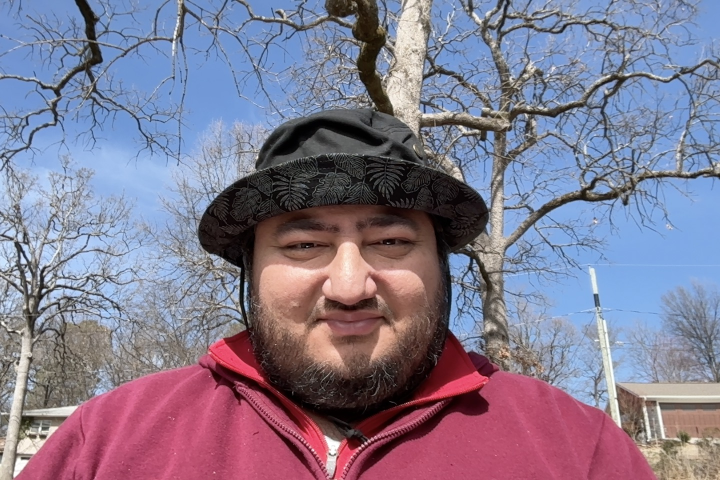
#> input picture images/original.jpg, 1440 x 960 px (shown at 1/2 size)
$ python benchmark.py
#> lines starting #> are read from the running program, lines starting #| are printed output that depends on the picture
### src/imagepro.py
# import required libraries
import os
import numpy as np
import cv2
import matplotlib.pyplot as plt
from skimage.metrics import structural_similarity as ssim # Learn the details for "Structural Similarity Index (SSIM)"


# load image to RAM and convert it to a numpy array
def load(image_path):
    image = cv2.imread(image_path)
    image_rgb = image[..., ::-1]
    return image_rgb

def save(image, save_path):
    cv2.imwrite(save_path, image)

# [10 lines left out: functions display_w_matplotlib, display_w_opencv, not called in this run]

def plot_centroids(kmeans, show=False, save_path=None):
    # Create a visualization of the color palette (centroids)
    colors = kmeans.cluster_centers_.astype(np.uint8)  # Keep as 0-255 for display

    # Calculate grid dimensions dynamically based on number of colors
    grid_size = int(np.ceil(np.sqrt(kmeans.n_clusters)))

    # Create figure
    fig, ax = plt.subplots(figsize=(8, 6))
    plt.title(f'Color Palette ({kmeans.n_clusters} colors)')

    # Remove axes
    ax.set_xticks([])
    ax.set_yticks([])
    ax.set_aspect('equal')
    ax.set_xlim(0, grid_size)
    ax.set_ylim(0, grid_size)

    # Parameters for squares
    gap = 0.1  # space between squares
    size = 1 - gap  # size of each square

    # Plot each color as a square
    for i, color in enumerate(colors):
        row = i // grid_size
        col = i % grid_size

        # Calculate position (y is inverted in matplotlib)
        x = col + gap / 2
        y = grid_size - row - 1 + gap / 2

        # Normalized color for matplotlib
        rgb_norm = color / 255.0

        # Add colored rectangle
        rect = plt.Rectangle((x, y), size, size, color=rgb_norm)
        ax.add_patch(rect)

        # # Add RGB text
        # rgb_text = f"R:{color[0]}\nG:{color[1]}\nB:{color[2]}"
        # ax.text(x + size/2, y + size/2, rgb_text,
        #         ha='center', va='center', fontsize=8)

    # Add empty squares if needed to complete the grid
    for i in range(len(colors), grid_size * grid_size):
        row = i // grid_size
        col = i % grid_size
        x = col + gap / 2
        y = grid_size - row - 1 + gap / 2
        rect = plt.Rectangle((x, y), size, size,
                             edgecolor='gray', facecolor='none', linestyle='dashed')
        ax.add_patch(rect)

    plt.tight_layout()

    if save_path:
        plt.savefig(save_path, dpi=300)

    if show:
        plt.show()
    else:
        # Close the plot to free up memory
        plt.close()

def get_pixels(image, optimized=True):
    pixels=image.reshape(-1, 3)
    pixels = pixels.astype(np.float32) / 255.0

    # Optional downsampling for performance
    if optimized and len(pixels) > 25000:
        rng = np.random.default_rng(0)
        indices = rng.choice(len(pixels), size=25000, replace=False)
        pixels = pixels[indices]
    return pixels

def plot_pixels_rgb_3d(pixels, show=False, save_path=None):
    """
    Plot pixels of an image in 3D RGB space.

    Args:
        image (np.ndarray): Image array in shape (H, W, 3), RGB format, dtype uint8 or float32.
        sample_size (int): Maximum number of pixels to plot for performance.
    """

    fig = plt.figure(figsize=(8, 8))
    ax = fig.add_subplot(111, projection='3d')
    R, G, B = pixels[:, 0], pixels[:, 1], pixels[:, 2]

    ax.scatter(R, G, B, color=pixels, marker='.', s=2, alpha=0.6)
    ax.set_xlabel('Red')
    ax.set_ylabel('Green')
    ax.set_zlabel('Blue')
    ax.set_title('Pixels in RGB Color Space')
    ax.set_xlim(0, 1)
    ax.set_ylim(0, 1)
    ax.set_zlim(0, 1)

    plt.tight_layout()
    if save_path:
        plt.savefig(save_path, dpi=300)
    if show:
        plt.show()
    else:
        plt.close()

def plot_pixels_rgb_2d(pixels, show=False, save_path=None, optimized=True):
    """
    Plot pixels of an image in 2D RGB space.

    Args:
        image (np.ndarray): Image array in shape (H, W, 3), RGB format, dtype uint8 or float32.
        sample_size (int): Maximum number of pixels to plot for performance.
    """

    fig, ax = plt.subplots(figsize=(8, 8))
    R, G, B = pixels[:, 0], pixels[:, 1], pixels[:, 2]

    ax.scatter(R, G, color=pixels, marker='.', s=2, alpha=0.6)
    ax.set_xlabel('Red')
    ax.set_ylabel('Green')
    ax.set_title('Pixels in RGB Color Space')
    ax.set_xlim(0, 1)
    ax.set_ylim(0, 1)

    plt.tight_layout()
    if save_path:
        plt.savefig(save_path, dpi=300)
    if show:
        plt.show()
    else:
        plt.close()

def calculate_psnr(original, compressed):
    assert original.shape == compressed.shape, "Images must have the same dimensions"
    mse = np.mean((original.astype(np.float32) - compressed.astype(np.float32)) ** 2)
    if mse == 0:
        return float('inf')
    max_pixel = 255.0
    psnr = 10 * np.log10((max_pixel ** 2) / mse)
    return psnr

def calculate_ssim(original, compressed):
    """
    Calculate SSIM between two RGB images.
    Both images must be uint8 and have the same shape.
    """
    assert original.shape == compressed.shape, "Images must have the same dimensions"

    # SSIM expects grayscale or single-channel comparison per call
    ssim_total = 0.0
    for i in range(3):  # R, G, B
        channel_ssim = ssim(original[..., i], compressed[..., i], data_range=255)
        ssim_total += channel_ssim

    return ssim_total / 3.0

def calculate_compression_ratio(original_image_path, compressed_image_path):
    # print(f"[INFO] Calculating compression ratio for {original_image_path} and {compressed_image_path}...]")
    try:
        # Get original image size
        original_size = os.path.getsize(original_image_path)

        # Get compressed image size
        compressed_size = os.path.getsize(compressed_image_path)

        # Calculate compression ratio
        if compressed_size > 0:
            compression_ratio = original_size / compressed_size
            return compression_ratio
        else:
            print(f"Error: Compressed image size is zero for {compressed_image_path}")
            return None

    except FileNotFoundError:
        print(f"Error: Image file not found at {original_image_path}")
        return None
    except Exception as e:
        print(f"An error occurred: {e}")
        return None

### kmeans/img_compression_kmeans_w_sklearn.py
# import required library
import os, sys
import numpy as np
from sklearn.cluster import KMeans

# Add the parent directory to sys.path
sys.path.append(os.path.dirname(os.path.dirname(os.path.abspath(__file__))))


def apply_kmeans(image, n_clusters):
    # check if the image in a structure where we can process
    if len(image.shape) != 3:
        print("Image is not in the expected format. Expected shape is (height, width, 3)")
        return None

    # convert image to (height*width, 3)
    pixels = image.reshape(-1, 3)
    # apply kmeans
    kmeans = KMeans(n_clusters=n_clusters, random_state=1453).fit(pixels)
    # get the labels
    labels = kmeans.labels_
    # get the centroids
    centroids = kmeans.cluster_centers_
    # convert the centroids to uint8
    centroids = centroids.astype(np.uint8)

    # Apply kmeans to the original image
    pixels_transformed = kmeans.transform(pixels)
    pixels_predicted = kmeans.predict(pixels)
    image_compressed = kmeans.cluster_centers_[pixels_predicted]
    image_quantized = image_compressed.reshape(image.shape).astype(np.uint8)
    return image_quantized, kmeans

### benchmark.py
# import required libraries
import os, sys
import time
import matplotlib.pyplot as plt

# Add the parent directory to sys.path
sys.path.append(os.path.dirname(os.path.dirname(os.path.abspath(__file__))))

from src.imagepro import (
    load, save,
    display_w_matplotlib,
    plot_centroids,
    get_pixels,
    plot_pixels_rgb_2d,
    plot_pixels_rgb_3d,
    calculate_psnr,
    calculate_ssim,
    calculate_compression_ratio
)
from kmeans.img_compression_kmeans_w_sklearn import apply_kmeans

# load original image
original_image_path = "images/original.jpg"
original_image_name, original_image_file_ext = original_image_path.split("/")[-1].split(".")

original_image = load(original_image_path)
#> in load, image is the input picture: shape (960, 1440, 3); mean B, G, R 143.5, 121.6, 130.4

# load cartoon image
cartoon_image_path = "images/cartoon.png"
cartoon_image_name, cartoon_image_file_ext = cartoon_image_path.split("/")[-1].split(".")

cartoon_image = load(cartoon_image_path)
#> call 2 of load, with image_path = 'images/cartoon.png'
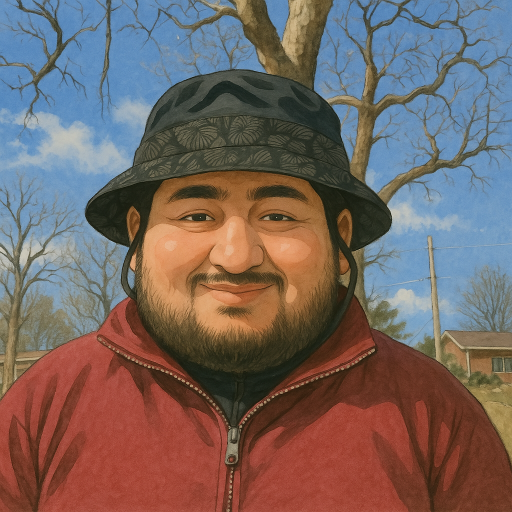
#> input picture images/cartoon.png, 1024 x 1024 px (shown at 1/2 size)
#> in load, image is the input picture: shape (1024, 1024, 3); mean B, G, R 97.4, 101.1, 116.8

# display both images side-by-side
# _, axs = plt.subplots(1, 2, figsize=(10, 5))
# axs[0].imshow(original_image)
# axs[0].set_title("Original Image")
# axs[1].imshow(cartoon_image)
# axs[1].set_title("Cartoon Image")
# # plt.show()

# apply kmeans to original image
time_start = time.time()
original_image_compressed, kmeans_original = apply_kmeans(original_image, 16)
#> in apply_kmeans, `centroids = kmeans.cluster_centers_`: centroids = 16 rows, first 8: [210.1, 181.4, 168.5], [133.4, 118.5, 111.4], [57.85, 32.74, 32.97], [137, 171.8, 223.8], [205.9, 92.89, 124.4], [72.21, 65.77, 66.25], [163.4, 144.9, 136.8], [122.9, 76.06, 72.22]
#> in apply_kmeans, `centroids = centroids.astype(np.uint8)`: centroids = 16 rows, first 8: [210, 181, 168], [133, 118, 111], [57, 32, 32], [137, 171, 223], [205, 92, 124], [72, 65, 66], [163, 144, 136], [122, 76, 72]
#> in apply_kmeans, `image_quantized = image_compressed.reshape(image.shape).astype(np.uint8)`:
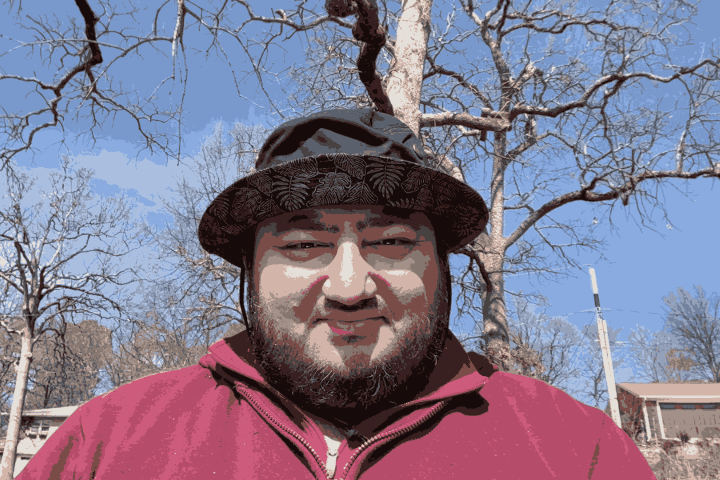
#> image_quantized: shape (960, 1440, 3) (shown at 1/2 size); mean R, G, B 129.9, 121.1, 142.9
original_image_compression_time = time.time() - time_start

# apply kmeans to cartoon image
time_start = time.time()
cartoon_image_compressed, kmeans_cartoon = apply_kmeans(cartoon_image, 16)
#> in apply_kmeans (call 2), `centroids = kmeans.cluster_centers_`: centroids = 16 rows, first 8: [135.8, 98.14, 57.27], [99.13, 141.1, 183.8], [85.27, 46.32, 27], [214.7, 155.5, 108.1], [114.7, 134.6, 148.8], [121, 156, 187.6], [168.8, 77.42, 62.25], [89.36, 86.76, 67.1]
#> in apply_kmeans (call 2), `centroids = centroids.astype(np.uint8)`: centroids = 16 rows, first 8: [135, 98, 57], [99, 141, 183], [85, 46, 27], [214, 155, 108], [114, 134, 148], [121, 156, 187], [168, 77, 62], [89, 86, 67]
cartoon_image_compression_time = time.time() - time_start

# display compressed images side-by-side
# _, axs = plt.subplots(1, 2, figsize=(10, 5))
# axs[0].imshow(original_image_compressed)
# axs[0].set_title("Original Image Compressed")
# axs[1].imshow(cartoon_image_compressed)
# axs[1].set_title("Cartoon Image Compressed")
# plt.show()

# save compressed images
original_image_compressed_path = f"output/kmeans_sklearn_compressed_{original_image_name}.{original_image_file_ext}"
cartoon_image_compressed_path = f"output/kmeans_sklearn_compressed_{cartoon_image_name}.{cartoon_image_file_ext}"
save(original_image_compressed[:, :, ::-1], original_image_compressed_path)
save(cartoon_image_compressed[:, :, ::-1], cartoon_image_compressed_path)

# display centroids colors for original image
plot_centroids(kmeans_original, show=False, save_path="output/kmeans_sklearn_original_centroids.png")
#> in plot_centroids, `plt.savefig(save_path, dpi=300)`:
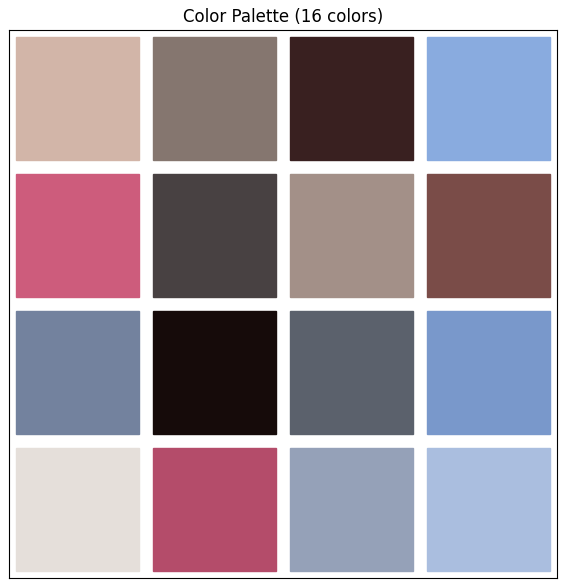
#> figure drawn by matplotlib, 1 panel

# display centroids colors for cartoon image
plot_centroids(kmeans_cartoon, show=False, save_path="output/kmeans_sklearn_cartoon_centroids.png")
#> call 2 of plot_centroids, with show = False
#> in plot_centroids (call 2), `plt.savefig(save_path, dpi=300)`:
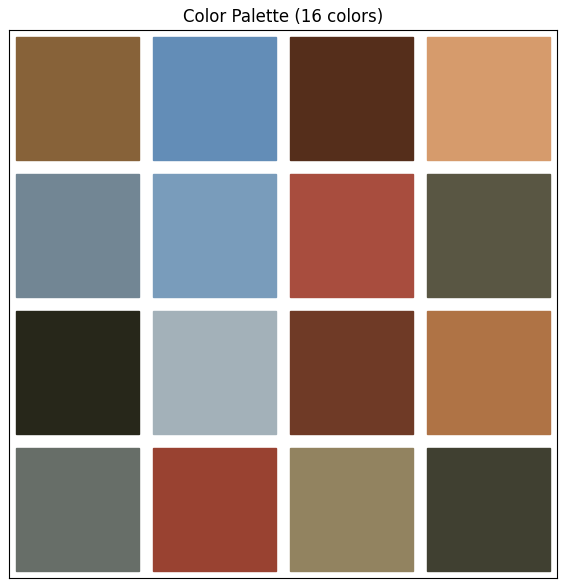
#> figure drawn by matplotlib, 1 panel

# display 2D pixel values for original image
plot_pixels_rgb_2d(get_pixels(original_image, optimized=True),
                   show=False, save_path="output/kmeans_sklearn_original_pixels_2d.png")

# display 2D pixel values for cartoon image
plot_pixels_rgb_2d(get_pixels(cartoon_image, optimized=True),
                   show=False, save_path="output/kmeans_sklearn_cartoon_pixels_2d.png")
#> call 2 of plot_pixels_rgb_2d, with pixels = array of shape (25000, 3), show = False, optimized = True
#> in plot_pixels_rgb_2d (call 2), `plt.savefig(save_path, dpi=300)`:
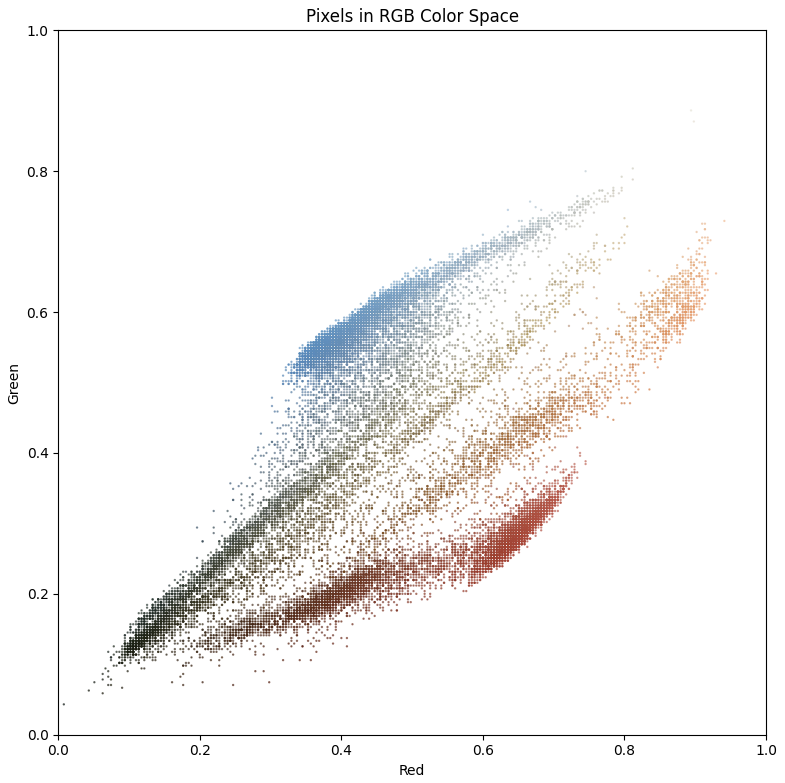
#> figure drawn by matplotlib, 1 panel

# display 3D pixel values for original image
plot_pixels_rgb_3d(get_pixels(original_image, optimized=True),
                   show=False, save_path="output/kmeans_sklearn_original_pixels_3d.png")
#> in plot_pixels_rgb_3d, `plt.savefig(save_path, dpi=300)`:
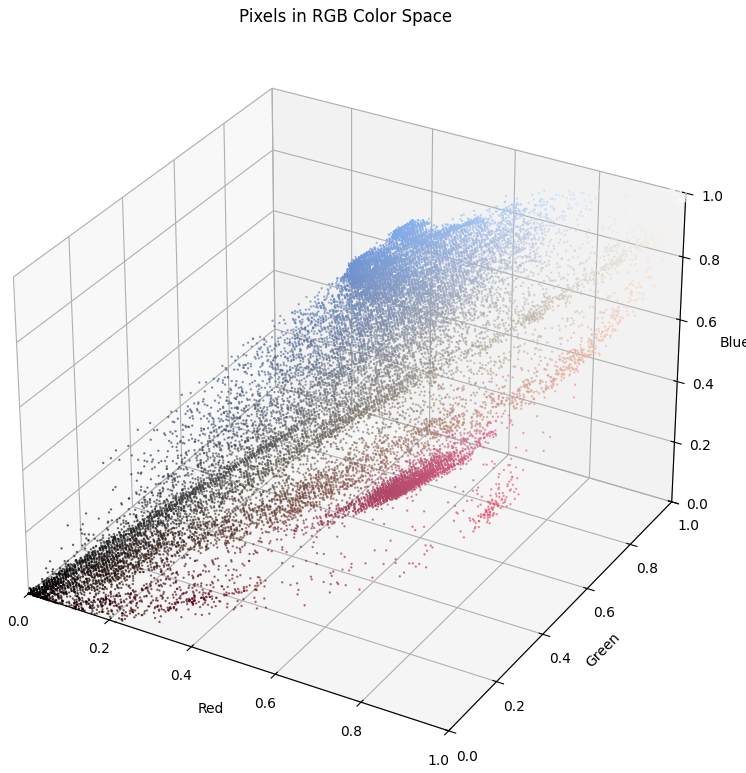
#> figure drawn by matplotlib, 1 panel

# display 3D pixel values for cartoon image
plot_pixels_rgb_3d(get_pixels(cartoon_image, optimized=True),
                   show=False, save_path="output/kmeans_sklearn_cartoon_pixels_3d.png")
#> call 2 of plot_pixels_rgb_3d, with pixels = array of shape (25000, 3), show = False
#> in plot_pixels_rgb_3d (call 2), `plt.savefig(save_path, dpi=300)`:
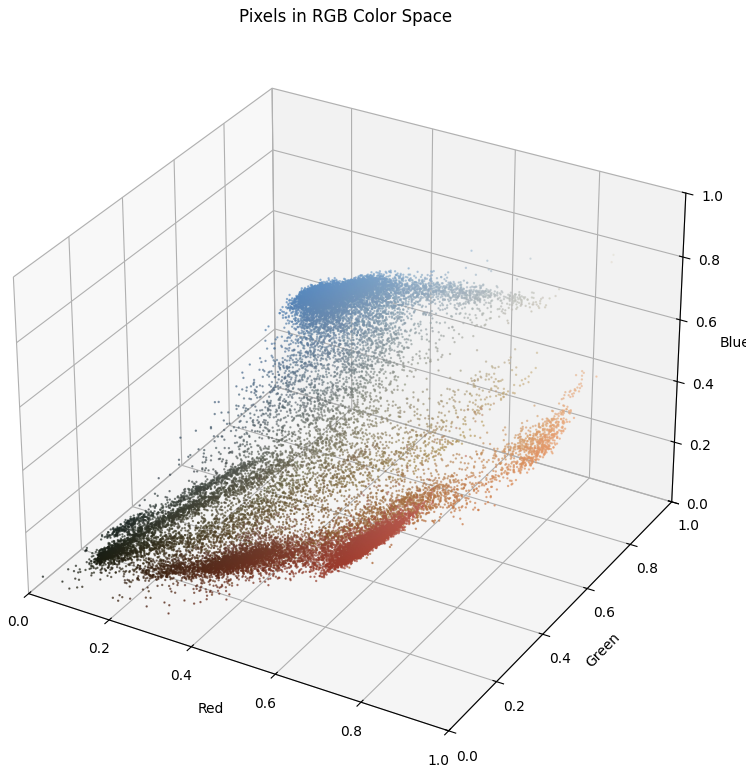
#> figure drawn by matplotlib, 1 panel

# Print Original image Compression Time
print(f"Original Image Compression Time:  {original_image_compression_time:.2f} seconds")

# Print Evaluation Metrics for original image
original_image_psnr_value = calculate_psnr(original_image, original_image_compressed)
#> in calculate_psnr, `mse = np.mean((original.astype(np.float32) - compressed.astype(np.floa..`: mse = 126.8
#> in calculate_psnr, `psnr = 10 * np.log10((max_pixel ** 2) / mse)`: psnr = 27.1
#> original_image_psnr_value = 27.1
print(f"Original Image PSNR:              {original_image_psnr_value:.2f} dB")
#| Original Image PSNR:              27.10 dB

original_image_ssim_value = calculate_ssim(original_image, original_image_compressed)
#> the loop in calculate_ssim, `for i in range(3):` made 3 passes
#> (channel_ssim, ssim_total) on passes 1 to 3: (0.811, 0.811), (0.858, 1.67), (0.832, 2.5)
#> after the loop in calculate_ssim, `for i in range(3):`: ssim_total = 2.5
#> original_image_ssim_value = 0.834
print(f"Original Image SSIM:              {original_image_ssim_value:.4f}")
#| Original Image SSIM:              0.8337

original_image_compression_ratio = calculate_compression_ratio(original_image_path, original_image_compressed_path)
print(f"Original Image Compression Ratio: {original_image_compression_ratio:.2f}x")

print(f"\n{'-'*50}\n")

# Print Cartoon image Compression Time
print(f"Cartoon Image Compression Time:   {cartoon_image_compression_time:.2f} seconds")

# Print Evaluation Metrics for cartoon image
cartoon_image_psnr_value = calculate_psnr(cartoon_image, cartoon_image_compressed)
#> cartoon_image_psnr_value = 29.27
print(f"Cartoon Image PSNR:               {cartoon_image_psnr_value:.2f} dB")
#| Cartoon Image PSNR:               29.27 dB

cartoon_image_ssim_value = calculate_ssim(cartoon_image, cartoon_image_compressed)
#> the loop in calculate_ssim (call 2), `for i in range(3):` made 3 passes
#> (channel_ssim, ssim_total) on passes 1 to 3: (0.759, 0.759), (0.839, 1.6), (0.828, 2.43)
#> cartoon_image_ssim_value = 0.809
print(f"Cartoon Image SSIM:               {cartoon_image_ssim_value:.4f}")
#| Cartoon Image SSIM:               0.8088

cartoon_image_compression_ratio = calculate_compression_ratio(cartoon_image_path, cartoon_image_compressed_path)
print(f"Cartoon Image Compression Ratio:  {cartoon_image_compression_ratio:.2f}x")
